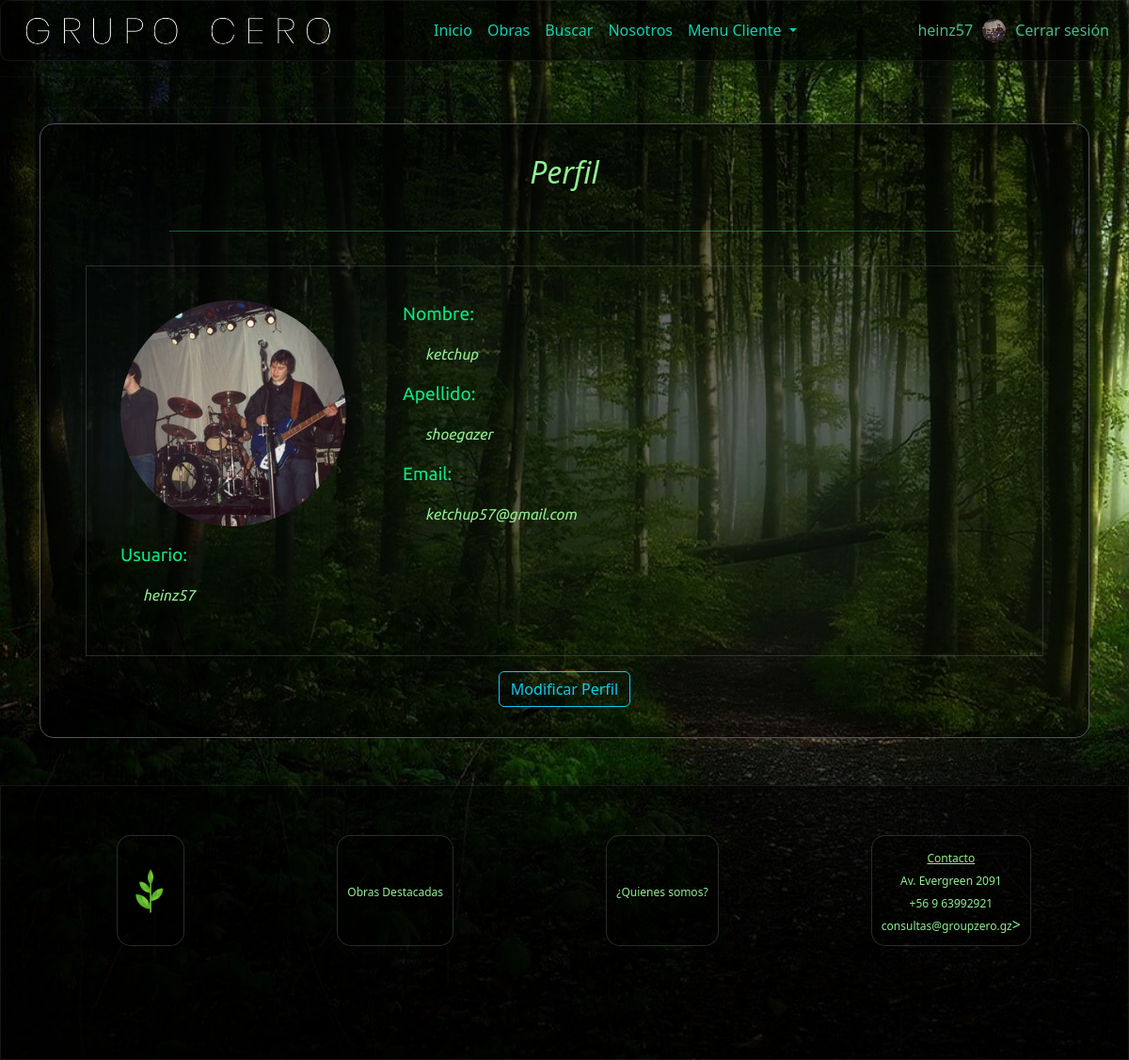
/profile/ (signed in), run on the app's committed database.
### core/models.py (models this page shows)
class CustomUser(AbstractUser):
    pic = models.ImageField(upload_to='profile_pics', null=True, blank=True, default='profile_pics/default.png')
    is_staff=models.BooleanField(default=False)

### core/views.py (the view)
# urls.py: path('profile/', views.profile,name="profile"),
def profile(request):
    return render(request,'profile.html')

### core/context_processor.py (called while the page is built)
def total_carrito(request):
    total=0
    if request.user.is_authenticated:
        try:
            carrito = request.session['carrito']
            if "carrito" in request.session:
                for key, value in carrito.items():
                    total+=(int(value["precio"]))*(value["cantidad"])
        except:
            print('------EL TRY NO FUNCIONO EN------')
            print('------- CONTEXT_PROCESSOR -------')
            total=0
    return {'total_carrito':int(total)}

### core/templates/profile.html
{% extends "base.html" %}
{% load static %}
{% block content %}
<div class="container">
    <hr>
    <div class="admire-container">
        <div class="form-title" style="margin-bottom: 15px;">
            <h2>Perfil</h2>
        </div>
        <span class="liner"></span>
        {% if user.is_authenticated %}
        <div class="admirePerfil">
            <div class="admirePrl">
                <img class="pic-profile" src="{{ user.pic.url }}">
                <div>
                    <p class="pattribute">Usuario: </p>
                    <p class="pvalue">{{user.username}}</p>
                </div>
            </div>
            <div class="admirePrl2">
                <div>
                    <p class="pattribute">Nombre: </p>
                    <p class="pvalue" >{{user.first_name}}</p>
                </div>
                <div>
                    <p class="pattribute">Apellido: </p>
                    <p class="pvalue" >{{user.last_name}}</p>
                </div>
                <div>
                    <p class="pattribute">Email: </p>
                    <p class="pvalue">{{user.email}}</p>
                </div>
            </div>
        </div>
        <div class="d-flex justify-content-center">
            {% if user.is_authenticated %}
                <a href="{% url 'profileMod' %}" class="btn btn-outline-info" style="font-size: 2vh;">Modificar Perfil</a>
            {% endif %}
        </div>
        {% endif %}
    </div>
</div>
{% endblock %}

### core/templates/menuCliente.html (shortened to what this page needs)
{% load static %}
<div class="collapse navbar-collapse naz" id="navbarNavDropdown">
    <div>
        <ul class="navbar-nav me-auto mb-2 mb-lg-0">
            <li class="nav-item">
                <a class="nav-link" href="{% url 'index' %}">Inicio</a>
            </li>
            <li class="nav-item">
                <a class="nav-link" href="{% url 'obras' %}">Obras</a>
            </li>
            <li class="nav-item">
                <a  class="nav-link" href="{% url 'buscar' %}">Buscar</a>
            </li>
            <li class="nav-item">
                <a  class="nav-link" href="{% url 'nosotros' %}">Nosotros</a>
            </li>
            {% if user.is_authenticated %}
                <li class="nav-item dropdown">
                    <a class="nav-link dropdown-toggle" href="#" role="button" data-bs-toggle="dropdown" aria-expanded="false">Menu Cliente
                    </a>
                </li>
            {% endif %}
        </ul>
    </div>
    <div class="navbar-right">
        {% if user.is_authenticated %}
            <div class="boxes">
                <a href="{% url 'profile' %}" class="nav-link" title="Click para ver tu Perfil">{{ user.username }}</a>
            </div>
            <a href="{% url 'profile' %}" class="nav-link"><img class="pic-user" src="{{user.pic.url}}" alt="imgGC" title="Click para ver tu Perfil"></a>
            <div class="boxes">
                <a href="{% url 'cerrar' %}" class="navbar-item" id="#">Cerrar sesión</a>
            </div>
        {% else %}
            <img src="{% static 'assets/icons/tea.png' %}" alt="imgGC">
            <div class="boxes">
                <a href="{% url 'login' %}" id="userGC">Iniciar sesion</a>
            </div>
        {% endif %}
    </div>
</div>

### core/static/css/mystyles.css (style rules this page uses)
body { background-image: url("../assets/img/paisajes/paisaje13.jpg"); background-repeat: no-repeat; background-position: center; background-attachment: fixed; background-size: cover; display: flex; flex-direction: column; font-family: 'Ubuntu', "times new roman", times, roman, serif; }
.fade-in { animation: fadeIn 1s; -webkit-animation: fadeIn 1s; -moz-animation: fadeIn 1s; -o-animation: fadeIn 1s; -ms-animation: fadeIn 1s; }
.naz { display: flex; justify-content: space-between; align-items: center; padding-left: 10vh !important; }
.nav-item a { color: #12cfb0; text-decoration:none; font-size: 2vh; }
.form-title { text-align: center; font-style: italic; color: lightgreen; text-shadow: 1px 1px 3px rgb(5, 5, 5); }
.btn-outline-info, .btn-outline-warning, .btn-outline-danger { font-size: 2vh; }
.liner { background-color: rgba(0, 255, 115, 0.384); width: 80%; height: 1px; border-radius: 1px; display: block; margin: 0 auto; margin-top: 20px; margin-bottom: 20px; }
.admire-container { display:flex; flex-direction: column; justify-content: space-around; padding: 4vh; border-radius: 15px; border: 1px solid #555; box-shadow: 0 0 10px rgba(0, 0, 0, 0.1); background-color: rgba(0, 0, 0, 0.6); }
.admirePrl { display: flex; flex-direction: column; }
.admirePrl2 { display: flex; flex-direction: column; width: 100%; padding-left: 5vw; }
.pic-user { width: 10vw; border-radius: 50%; border:1 px solid lightgreen; margin-bottom: 2vh; }
.pattribute { color:#09e67f; font-size: 2.4vh; }

### data on the page
CustomUser: username "heinz57", pic (picture), first_name "ketchup", last_name "shoegazer", email "ketchup57@gmail.com"
